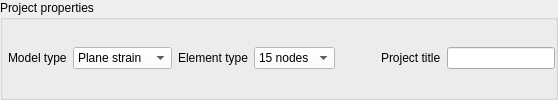
              <widget class="QGroupBox" name="groupBox_5">
               <property name="title">
                <string>Project properties</string>
               </property>
               <layout class="QGridLayout" name="gridLayout_4">
                <property name="leftMargin">
                 <number>5</number>
                </property>
                <property name="topMargin">
                 <number>5</number>
                </property>
                <property name="rightMargin">
                 <number>0</number>
                </property>
                <property name="bottomMargin">
                 <number>5</number>
                </property>
                <item row="0" column="5">
                 <spacer name="horizontalSpacer_21">
                  <property name="orientation">
                   <enum>Qt::Horizontal</enum>
                  </property>
                  <property name="sizeHint" stdset="0">
                   <size>
                    <width>40</width>
                    <height>20</height>
                   </size>
                  </property>
                 </spacer>
                </item>
                <item row="0" column="3">
                 <widget class="QComboBox" name="comboBox_2">
                  <property name="styleSheet">
                   <string notr="true">background-color:rgb(255, 255, 255)</string>
                  </property>
                  <item>
                   <property name="text">
                    <string>15 nodes</string>
                   </property>
                  </item>
                  <item>
                   <property name="text">
                    <string>6 nodes</string>
                   </property>
                  </item>
                 </widget>
                </item>
                <item row="0" column="7">
                 <widget class="QLineEdit" name="lineEdit_13">
                  <property name="sizePolicy">
                   <sizepolicy hsizetype="Preferred" vsizetype="Fixed">
                    <horstretch>0</horstretch>
                    <verstretch>0</verstretch>
                   </sizepolicy>
                  </property>
                 </widget>
                </item>
                <item row="0" column="6">
                 <widget class="QLabel" name="label_19">
                  <property name="sizePolicy">
                   <sizepolicy hsizetype="Preferred" vsizetype="Minimum">
                    <horstretch>0</horstretch>
                    <verstretch>0</verstretch>
                   </sizepolicy>
                  </property>
                  <property name="text">
                   <string>Project title</string>
                  </property>
                 </widget>
                </item>
                <item row="0" column="2">
                 <widget class="QLabel" name="label_10">
                  <property name="sizePolicy">
                   <sizepolicy hsizetype="Preferred" vsizetype="Minimum">
                    <horstretch>0</horstretch>
                    <verstretch>0</verstretch>
                   </sizepolicy>
                  </property>
                  <property name="text">
                   <string>Element type</string>
                  </property>
                 </widget>
                </item>
                <item row="0" column="1">
                 <widget class="QComboBox" name="comboBox">
                  <property name="styleSheet">
                   <string notr="true">background-color:rgb(255, 255, 255)</string>
                  </property>
                  <item>
                   <property name="text">
                    <string>Plane strain</string>
                   </property>
                  </item>
                  <item>
                   <property name="text">
                    <string>Axisymmetry</string>
                   </property>
                  </item>
                 </widget>
                </item>
                <item row="0" column="0">
                 <widget class="QLabel" name="label_9">
                  <property name="sizePolicy">
                   <sizepolicy hsizetype="Preferred" vsizetype="Minimum">
                    <horstretch>0</horstretch>
                    <verstretch>0</verstretch>
                   </sizepolicy>
                  </property>
                  <property name="text">
                   <string>Model type</string>
                  </property>
                 </widget>
                </item>
               </layout>
              </widget>
